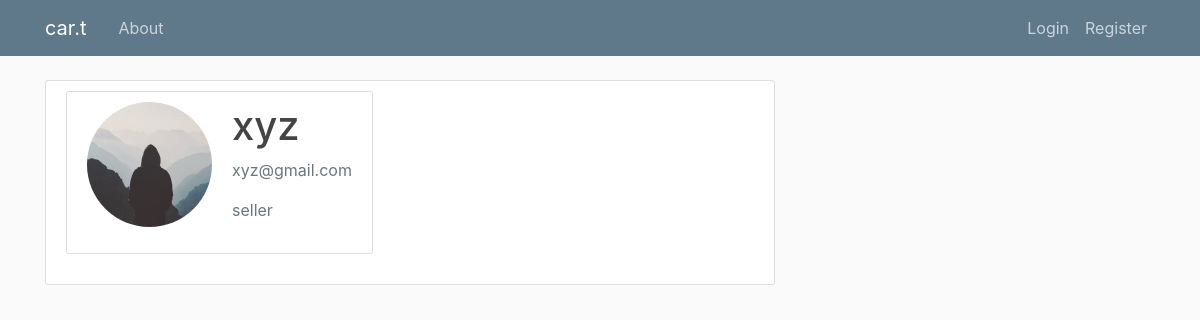
The app's page /account_expanded/1, older data.
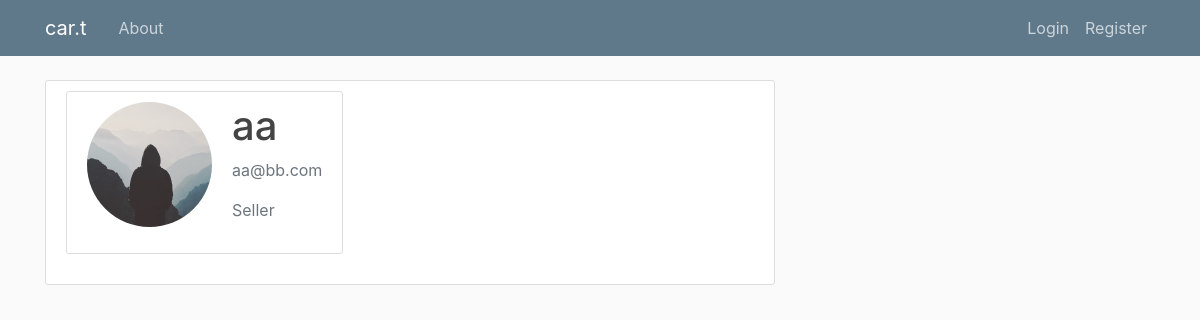
The same page, newer data.
### flaskblog/models.py (models this page shows, shortened)
class Account(db.Model, UserMixin):
    id = db.Column(db.Integer, primary_key=True)
    username = db.Column(db.String(20), unique=True, nullable=False)
    email = db.Column(db.String(120), unique=True, nullable=False)
    image_file = db.Column(db.String(20), nullable=False, default='default.jpg')
    account_type = db.Column(db.String(20),nullable=False)
    password = db.Column(db.String(60), nullable=False)
    posts = db.relationship('Car', backref='author', lazy=True)

### flaskblog/routes.py (the view)
@app.route("/account_expanded/<int:id>")
def display_account(id):
    acc=Account.query.get_or_404(id)
    image_file = url_for('static', filename='profile_pics/' + acc.image_file)
    return render_template('account_expanded.html', title='Account',acc=acc,image_file=image_file)

### flaskblog/templates/account_expanded.html
{% extends "layout.html" %}
{% block content %}
  <article class="media content-section">
    <div class="content-section">
      <div class="media">
        <img class="rounded-circle account-img" src="{{ image_file }}">
        <div class="media-body">
          <h2 class="account-heading">{{ acc.username }}</h2>
          <p class="text-secondary">{{ acc.email }}</p>
          <p class="text-secondary">{{ acc.account_type }}</p>
        </div>
      </div>
  </div>
</article>
{% endblock content %}

Row changes from the older to the newer data that the page shows:
changed Account: username "xyz" → "aa"; email "xyz@gmail.com" → "aa@bb.com"; account_type "seller" → "Seller"
